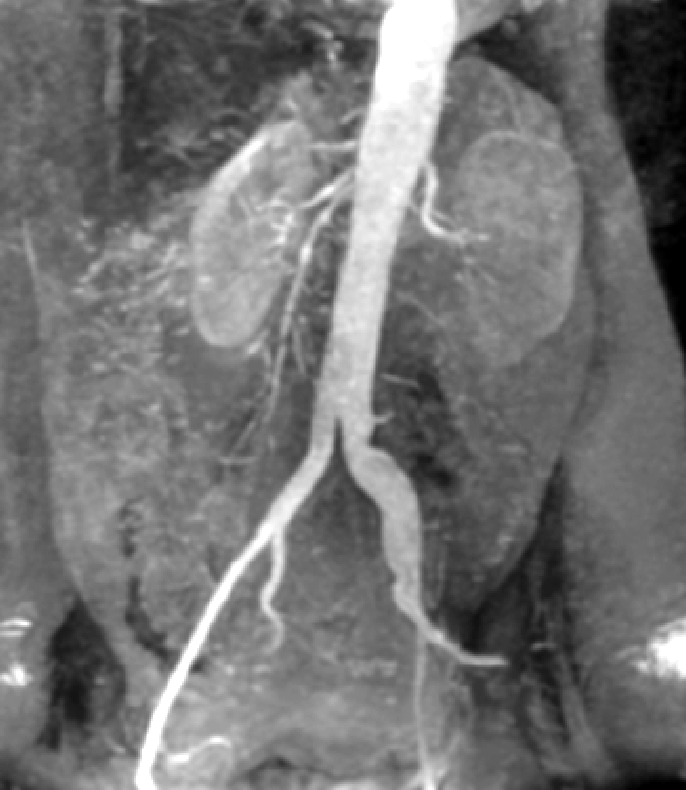
#> input picture HW2/r12921059/images/angiogram_aortic_kidney.tif, 686 x 790 px
$ python p1.py   (older library calls are emulated)
#> lines starting #> are read from the running program, lines starting #| are printed output that depends on the picture
import numpy as np
import cv2
from matplotlib import pyplot as plt


def gamma_transformation(origin_img, gamma):
    origin_img = origin_img.astype(np.uint8)

    # 把對應的值畫成table，之後直接查表
    gamma_table = np.array(
        [((i / 255.0) ** gamma) * 255 for i in np.arange(0, 256)]).astype(np.uint8)
    output_img = cv2.LUT(origin_img, gamma_table)

    return output_img


def histogram_equalize(origin_img):
    return cv2.equalizeHist(origin_img)


def sobel(origin_img):
    '''
    xorder = 0, yorder = 1, ksize = 3

    Sobel kernel:
    [[-1,  0,  1],
     [-2,  0,  2],
     [-1,  0,  1]]


    xorder = 1, yorder = 0, ksize = 3

    Sobel kernel:
    [[-1  -2, -1],
     [ 0,  0,  0],
     [ 1,  2,  1]]
    '''

    grad_x = cv2.Sobel(origin_img, cv2.CV_64F, 1, 0, ksize=3)
    grad_y = cv2.Sobel(origin_img, cv2.CV_64F, 0, 1, ksize=3)
    abs_grad_x = cv2.convertScaleAbs(grad_x)
    abs_grad_y = cv2.convertScaleAbs(grad_y)

    # vertical和horizontal sobel的權重各為0.5，然後相加
    output_img = cv2.addWeighted(abs_grad_x, 0.5, abs_grad_y, 0.5, 0)

    return output_img


def unsharp_mask(origin_img, k):
    median_img = cv2.medianBlur(origin_img, 13)

    # output = (1+k)*origin - k*blurred
    output_img = cv2.addWeighted(origin_img, 1+k, median_img, -k, 0)

    return output_img


def method1(origin_img):
    # 取得sobel image
    sobel_img = sobel(origin_img)
    sobel_median_img = np.float32(cv2.medianBlur(sobel_img, 13))
    sobel_median_img = cv2.normalize(sobel_median_img, None, 0, 255,
                                     cv2.NORM_MINMAX, dtype=cv2.CV_32F)

    # 取得laplacian image
    laplacian_img = cv2.Laplacian(origin_img, cv2.CV_32F, ksize=3)
    laplacian_img = cv2.normalize(
        laplacian_img, None, 0, 1, cv2.NORM_MINMAX, dtype=cv2.CV_32F)

    enhance = sobel_median_img*laplacian_img
    enhance = cv2.normalize(enhance, None, 0, 255,
                            cv2.NORM_MINMAX, dtype=cv2.CV_32F)

    # output = origin + k*enhance，這裡取k=0.8
    output_img = cv2.addWeighted(np.float32(origin_img), 1, enhance, 0.8, 0)

    for i in range(output_img.shape[0]):
        for j in range(output_img.shape[1]):
            if(output_img[i, j] < 118):
                output_img[i, j] = 0
            if(output_img[i, j] > 255):
                output_img[i, j] = 255

    return output_img


def method2(origin_img, r1, s1, r2, s2):
    # divided linear trandformation
    # 設(r1,s1)和(r2,s2)兩點，把img intensity切成三段，每段可以自訂要stretch/compress
    dlt = np.zeros(256)
    for i in range(len(dlt)):
        if (i < r1):
            # 計算(0,0)到(r1,s1)這條線所轉換的值
            dlt[i] = (s1/r1)*i
        elif (i < s2):
            # 計算(r1,s1)到(r2,s2)這條線所轉換的值
            dlt[i] = (s2-s1)/(r2-r1) * (i-r1) + s1
        else:
            # 計算(r2,s2)到(255,255)這條線所轉換的值
            dlt[i] = (255.0-s2)/(255.0-r2)*(i-r2) + s2

    # 查表
    stretched_img = cv2.LUT(origin_img, dlt)

    return np.uint8(stretched_img)


def plot_two_histo(origin_img, processed_img, process_title):
    file_name = "./images/comparisons/1_comparison_"+process_title+".jpg"

    plt.subplot(2, 2, 1)
    plt.title('origin_img')
    plt.axis('off')
    plt.imshow(origin_img, cmap='gray')

    plt.subplot(2, 2, 2)
    plt.title(process_title)
    plt.axis('off')
    plt.imshow(processed_img, cmap='gray')

    plt.subplot(2, 2, 3)
    plt.title('origin_img')
    histr_origin = cv2.calcHist([origin_img], [0], None, [256], [0, 256])
    plt.plot(histr_origin)

    plt.subplot(2, 2, 4)
    plt.title(process_title)
    histr_processed = cv2.calcHist([processed_img], [0], None, [256], [0, 256])
    plt.plot(histr_processed)
    plt.savefig(file_name, bbox_inches='tight', dpi=500)
    plt.show()

    return


if __name__ == "__main__":
    origin_img = cv2.imread("./images/angiogram_aortic_kidney.tif", 0)
#> origin_img is the input picture: shape (790, 686); min 0, max 255, mean 115.1

    gamma_trans_img = gamma_transformation(origin_img, 2.2)
    plot_two_histo(origin_img, gamma_trans_img, "gamma_trans")
#> in plot_two_histo, `histr_origin = cv2.calcHist([origin_img], [0], None, [256], [0, 256])`: histr_origin = 256 values, max 16899 at index 107, min 0 at index 1, mean 2117
#> in plot_two_histo, `histr_processed = cv2.calcHist([processed_img], [0], None, [256], [0, ..`: histr_processed = 256 values, max 16899 at index 37, min 0 at index 12, mean 2117

    histo_equal_img = histogram_equalize(origin_img)
#> in histogram_equalize, `return cv2.equalizeHist(origin_img)`:
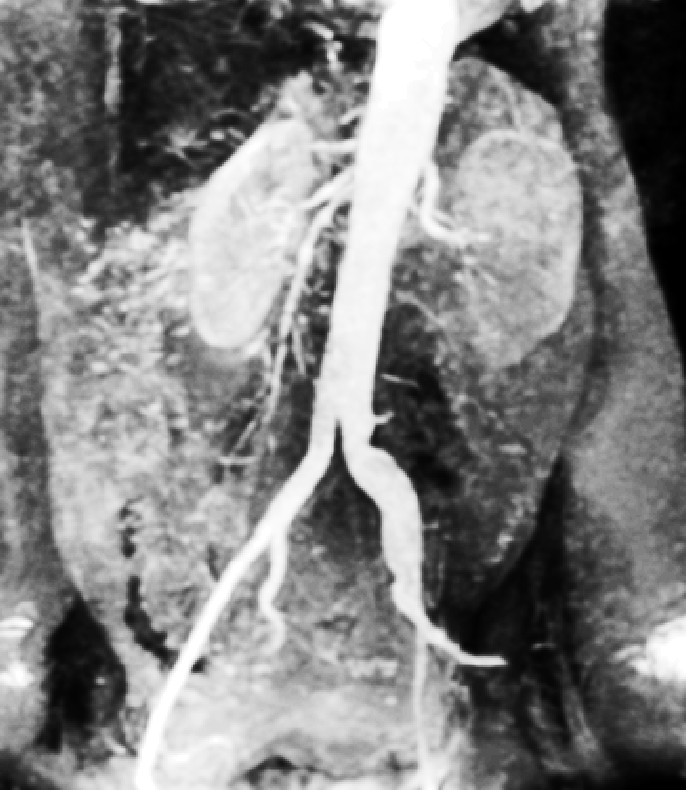
#> returned value: shape (790, 686); min 0, max 255, mean 129.1
    plot_two_histo(origin_img, histo_equal_img, "histo_equal")
#> call 2 of plot_two_histo, with process_title = 'histo_equal'
#> in plot_two_histo (call 2), `histr_processed = cv2.calcHist([processed_img], [0], None, [256], [0, ..`: histr_processed = 256 values, max 16899 at index 120, min 0 at index 15, mean 2117
#> in plot_two_histo (call 2), `plt.savefig(file_name, bbox_inches='tight', dpi=500)`:
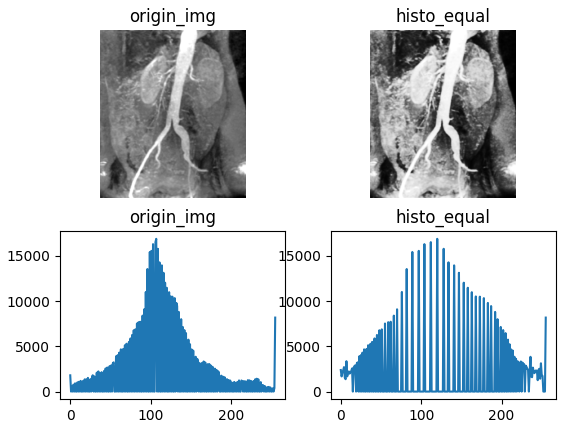
#> figure drawn by matplotlib, 4 panels; panel 3: curve peaks at x = 107, y = 16899; panel 4: curve peaks at x = 120, y = 16899

    unsharp_mask_img = unsharp_mask(origin_img, 1)
    plot_two_histo(origin_img, unsharp_mask_img, "unsharp_mask")

    method1_img = method1(origin_img)
#> in method1, `laplacian_img = cv2.Laplacian(origin_img, cv2.CV_32F, ksize=3)`:
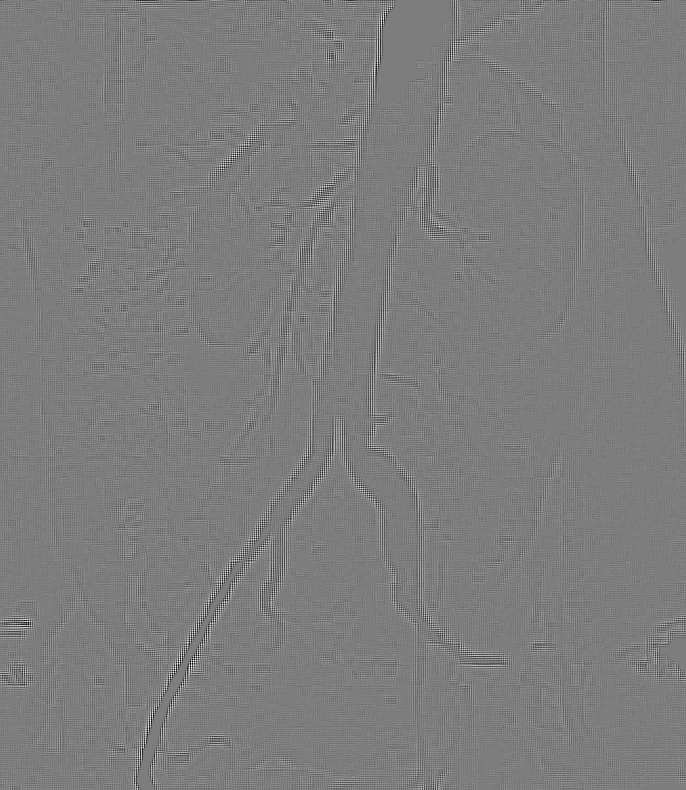
#> laplacian_img: shape (790, 686) float32; min -314, max 324, mean 0; drawn with min black and max white
#> in method1, `enhance = sobel_median_img*laplacian_img`:
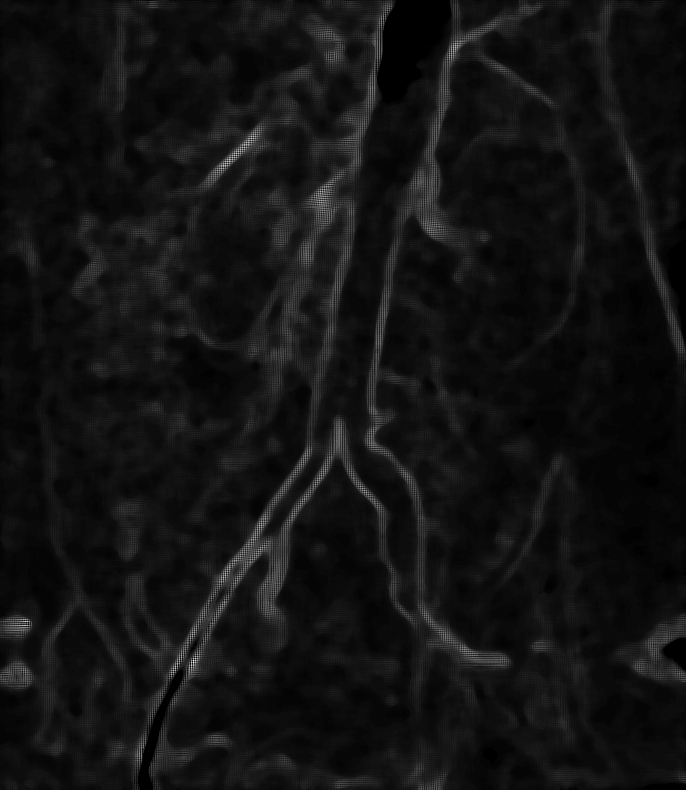
#> enhance: shape (790, 686) float32; min 0, max 247, mean 18.9
#> after the loop in method1, `for i in range(output_img.shape[0]):`:
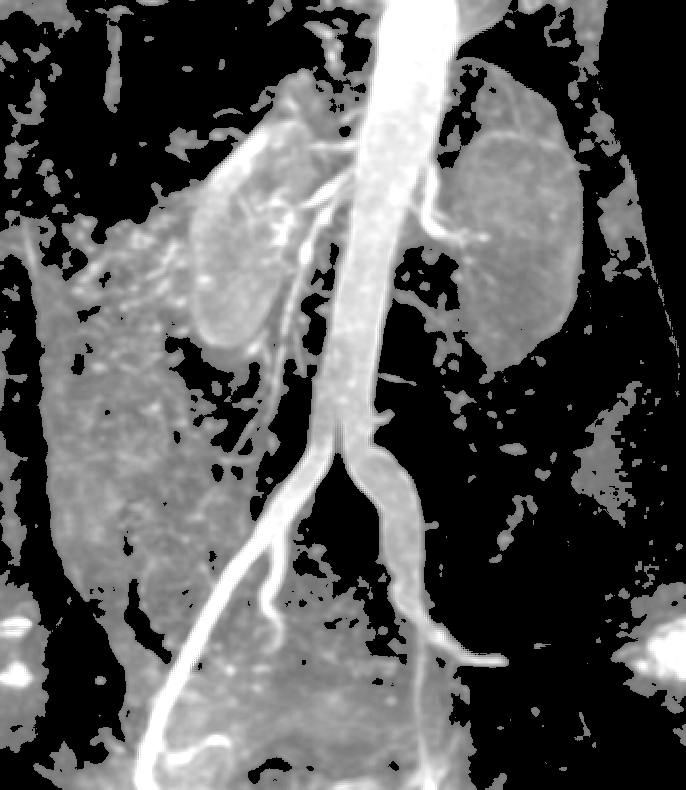
#> output_img: shape (790, 686) float32; min 0, max 255, mean 90.1
    plot_two_histo(origin_img, method1_img, "method1")

    method2_img = method2(origin_img, 100, 10, 130, 70)
#> in method2, `stretched_img = cv2.LUT(origin_img, dlt)`:
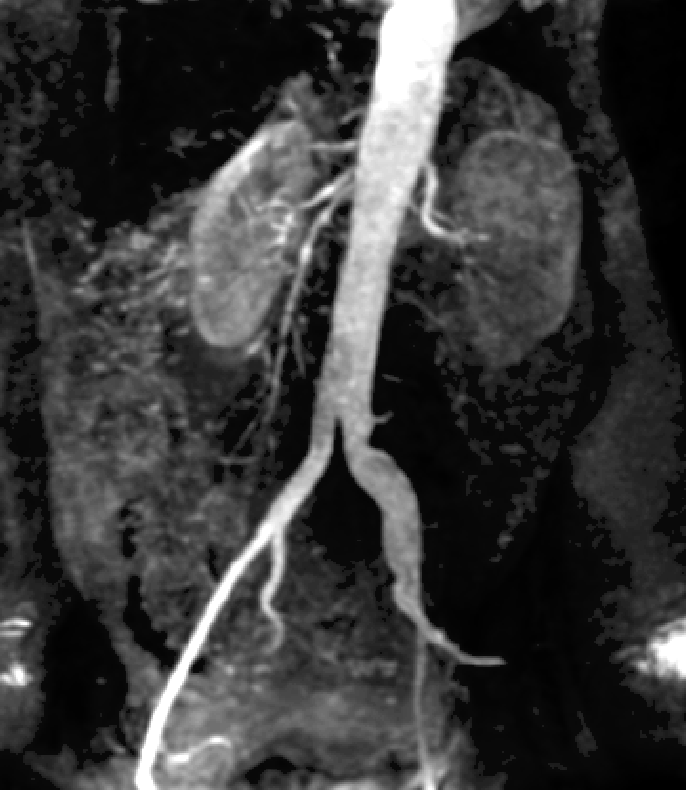
#> stretched_img: shape (790, 686) float64; min 0, max 255, mean 56.8
    plot_two_histo(origin_img, method2_img, "method2")
#> in plot_two_histo (call 5), `histr_processed = cv2.calcHist([processed_img], [0], None, [256], [0, ..`: histr_processed = 256 values, max 57522 at index 9, min 0 at index 10, mean 2117
#> in plot_two_histo (call 5), `plt.savefig(file_name, bbox_inches='tight', dpi=500)`:
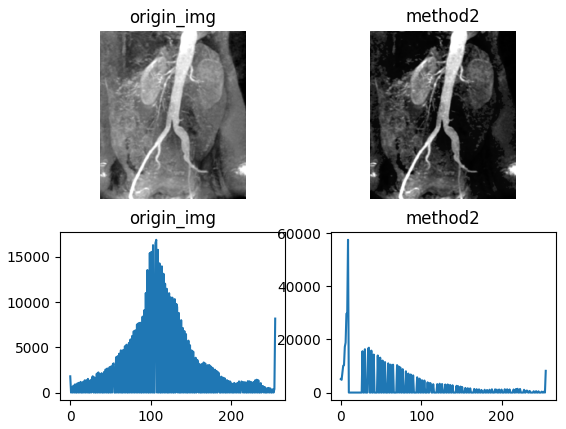
#> figure drawn by matplotlib, 4 panels; panel 3: curve peaks at x = 107, y = 16899; panel 4: curve peaks at x = 9, y = 57522

    cv2.imwrite('./images/1_gamma_transformation.jpg', gamma_trans_img)
    cv2.imwrite('./images/1_histogram_equalization.jpg', histo_equal_img)
    cv2.imwrite('./images/1_unsharp_masking.jpg', unsharp_mask_img)
    cv2.imwrite('./images/1_method1.jpg', method1_img)
    cv2.imwrite('./images/1_method2.jpg', method2_img)
